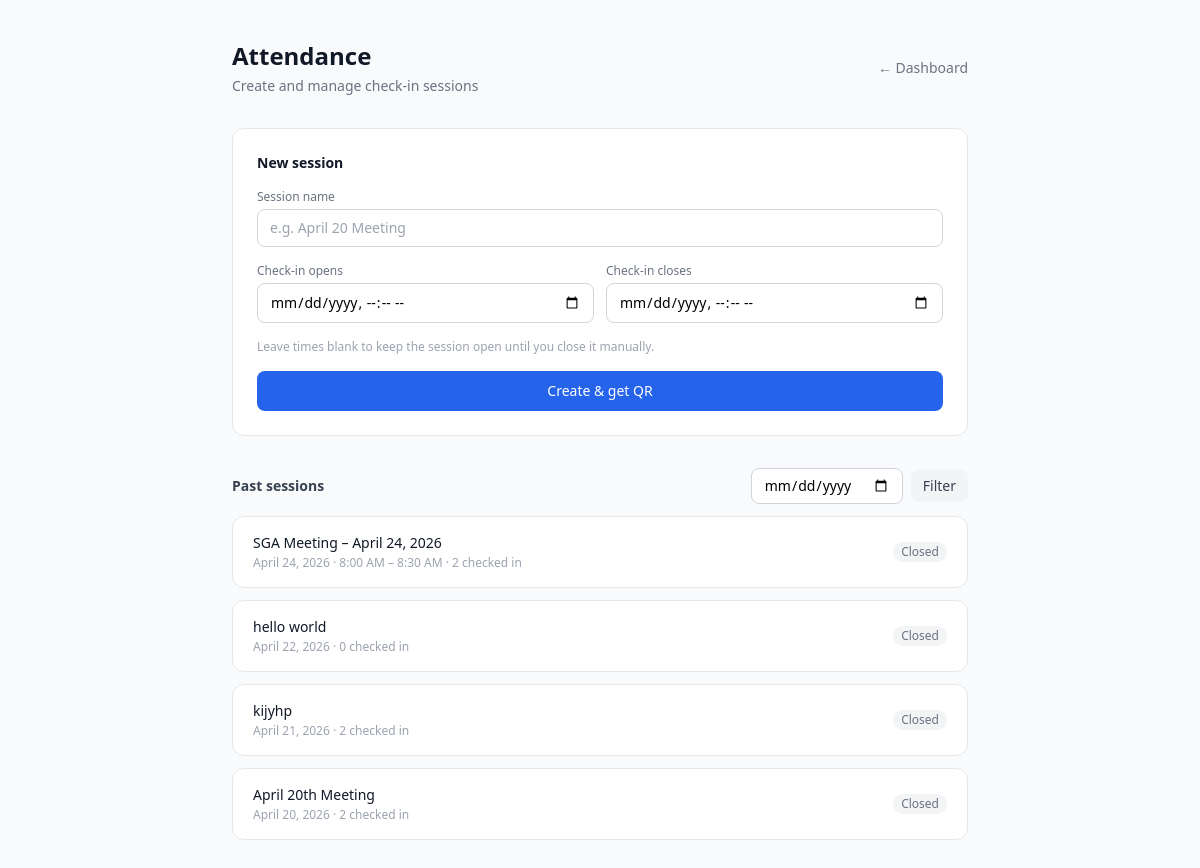
Screenshot of /attendance/ (signed in) with the database file from the repository.
### sga/models.py (models this page shows, shortened)
class AttendanceSession(models.Model):
    session_name = models.CharField(max_length=200)
    created_by   = models.ForeignKey(Member, on_delete=models.SET_NULL, null=True, related_name='sessions_created')
    qr_token     = models.CharField(max_length=64, unique=True)
    is_active    = models.BooleanField(default=True)
    start_time   = models.DateTimeField(null=True, blank=True)
    end_time     = models.DateTimeField(null=True, blank=True)
    created_at   = models.DateTimeField(auto_now_add=True)
    class Meta:
        ordering = ['-created_at']

### sga/views.py (the view, shortened to what this page needs)
# urls.py: path('attendance/',                   views.attendance_view,     name='attendance'),
@login_required
def attendance_view(request):
    try:
        member = Member.objects.get(student_id=request.user.username)
    except Member.DoesNotExist:
        return redirect('login')
    if not is_officer(member):
        messages.error(request, 'Access denied.')
        return redirect('dashboard')
    date_filter = request.GET.get('date', '')
    sessions = AttendanceSession.objects.all().order_by('-created_at')
    if date_filter:
        sessions = sessions.filter(created_at__date=date_filter)
    sessions = sessions[:50]
    return render(request, 'sga/attendance.html', {
        'member': member,
        'sessions': sessions,
        'date_filter': date_filter,
    })

### sga/views.py (called while the page is built)
def is_officer(member):
    return member.permission_tier in ('OFFICER', 'SCI')

### sga/templates/sga/attendance.html (shortened to what this page needs)
<!DOCTYPE html>
<html lang="en">
<head>
  <script src="https://cdn.tailwindcss.com"></script>
</head>
<body class="bg-gray-50 min-h-screen">
<div class="max-w-3xl mx-auto px-4 py-10">
  <div class="flex items-center justify-between mb-8">
    <div>
      <h1 class="text-2xl font-semibold text-gray-900">Attendance</h1>
      <p class="text-sm text-gray-500 mt-1">Create and manage check-in sessions</p>
    </div>
    <a href="{% url 'dashboard' %}" class="text-sm text-gray-500 hover:text-gray-800">&larr; Dashboard</a>
  </div>
  <div class="bg-white border border-gray-200 rounded-xl p-6 mb-8">
    <h2 class="text-sm font-semibold text-gray-900 mb-4">New session</h2>
    <form method="POST" class="space-y-4">
      <div>
        <label class="block text-xs text-gray-500 mb-1">Session name</label>
        <input type="text" name="session_name" placeholder="e.g. April 20 Meeting"
          class="w-full border border-gray-300 rounded-lg px-3 py-2 text-sm focus:outline-none focus:ring-2 focus:ring-blue-500">
      </div>
      <div class="grid grid-cols-2 gap-3">
        <div>
          <label class="block text-xs text-gray-500 mb-1">Check-in opens</label>
          <input type="datetime-local" name="start_time"
            class="w-full border border-gray-300 rounded-lg px-3 py-2 text-sm focus:outline-none focus:ring-2 focus:ring-blue-500">
        </div>
        <div>
          <label class="block text-xs text-gray-500 mb-1">Check-in closes</label>
          <input type="datetime-local" name="end_time"
            class="w-full border border-gray-300 rounded-lg px-3 py-2 text-sm focus:outline-none focus:ring-2 focus:ring-blue-500">
        </div>
      </div>
      <p class="text-xs text-gray-400">Leave times blank to keep the session open until you close it manually.</p>
      <button type="submit"
        class="w-full bg-blue-600 hover:bg-blue-700 text-white text-sm px-5 py-2.5 rounded-lg transition font-medium">
        Create &amp; get QR
      </button>
    </form>
  </div>
  <div class="flex items-center justify-between mb-3">
    <h2 class="text-sm font-semibold text-gray-700">Past sessions</h2>
    <form method="GET" class="flex items-center gap-2">
      <input type="date" name="date" value="{{ date_filter }}"
        class="border border-gray-300 rounded-lg px-3 py-1.5 text-sm focus:outline-none focus:ring-2 focus:ring-blue-500">
      <button type="submit"
        class="text-sm bg-gray-100 hover:bg-gray-200 text-gray-700 px-3 py-1.5 rounded-lg transition">
        Filter
      </button>
    </form>
  </div>
  <div class="space-y-3">
    {% for s in sessions %}
    <a href="{% url 'session_qr' s.qr_token %}"
      class="block bg-white border border-gray-200 rounded-xl px-5 py-4 hover:shadow-sm transition">
      <div class="flex items-center justify-between">
        <div>
          <p class="text-sm font-medium text-gray-900">{{ s.session_name }}</p>
          <p class="text-xs text-gray-400 mt-0.5">
            {{ s.created_at|date:"F j, Y" }}
            {% if s.start_time and s.end_time %}
              &middot; {{ s.start_time|date:"g:i A" }} &ndash; {{ s.end_time|date:"g:i A" }}
            {% endif %}
            &middot; {{ s.records.count }} checked in
          </p>
        </div>
        <span class="px-2 py-0.5 rounded-full text-xs font-medium
          {% if s.is_active %}bg-green-100 text-green-700{% else %}bg-gray-100 text-gray-500{% endif %}">
          {% if s.is_active %}Open{% else %}Closed{% endif %}
        </span>
      </div>
    </a>
    {% empty %}
    <div class="border border-gray-200 rounded-xl p-6 text-sm text-gray-400">
      {% if date_filter %}No sessions found for that date.{% else %}No sessions yet. Create one above.{% endif %}
    </div>
    {% endfor %}
  </div>
</div>
</body>
</html>

### rows the page displays
AttendanceSession: session_name "SGA Meeting – April 24, 2026", created_at "April 24, 2026", start_time "8:00 AM", end_time "8:30 AM", records.count "2", is_active "Closed"
AttendanceSession: session_name "hello world", created_at "April 22, 2026", records.count "0", is_active "Closed"
AttendanceSession: session_name "kijyhp", created_at "April 21, 2026", records.count "2", is_active "Closed"
AttendanceSession: session_name "April 20th Meeting", created_at "April 20, 2026", records.count "2", is_active "Closed"
